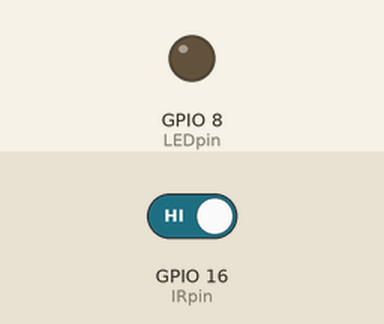
This program was run on a simulated Raspberry Pi (BCM pin numbers). On the bench: output pins drawn as LEDs (lit = HIGH). The test bench sets the inputs (shaded band); at power-on: GPIO 16 (IRpin) HIGH.

Above: at 1.2 s.
1.3 s: GPIO 16 (IRpin) driven LOW
At 2.2 s:
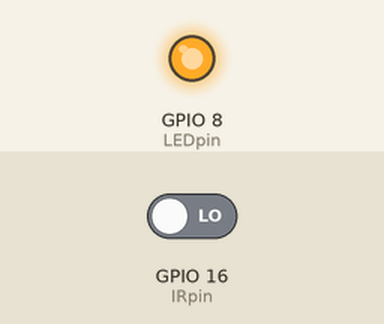
2.8 s: GPIO 16 (IRpin) driven HIGH
At 3.3 s:
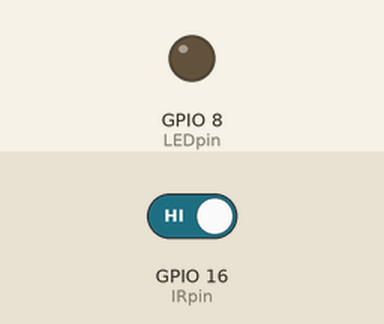
Timing chart, 0 to 5.8 s (numbered marks = the images above; inputs shaded):
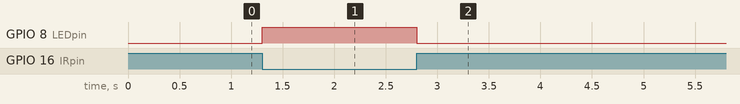

Measured:
- after the input at 1.3 s, GPIO 8 (LEDpin): LOW → HIGH at once
- after the input at 2.8 s, GPIO 8 (LEDpin): HIGH → LOW at once

The program:

IRsensor.py
```python
#Proximity Sensor

import RPi.GPIO as GPIO

LEDpin = 8
IRpin = 16

GPIO.setmode(GPIO.BCM)
GPIO.setup(LEDpin,GPIO.OUT)
GPIO.setup(IRpin,GPIO.IN)

while True:
  GPIO.output(LEDpin,not GPIO.input(IRpin))
```
